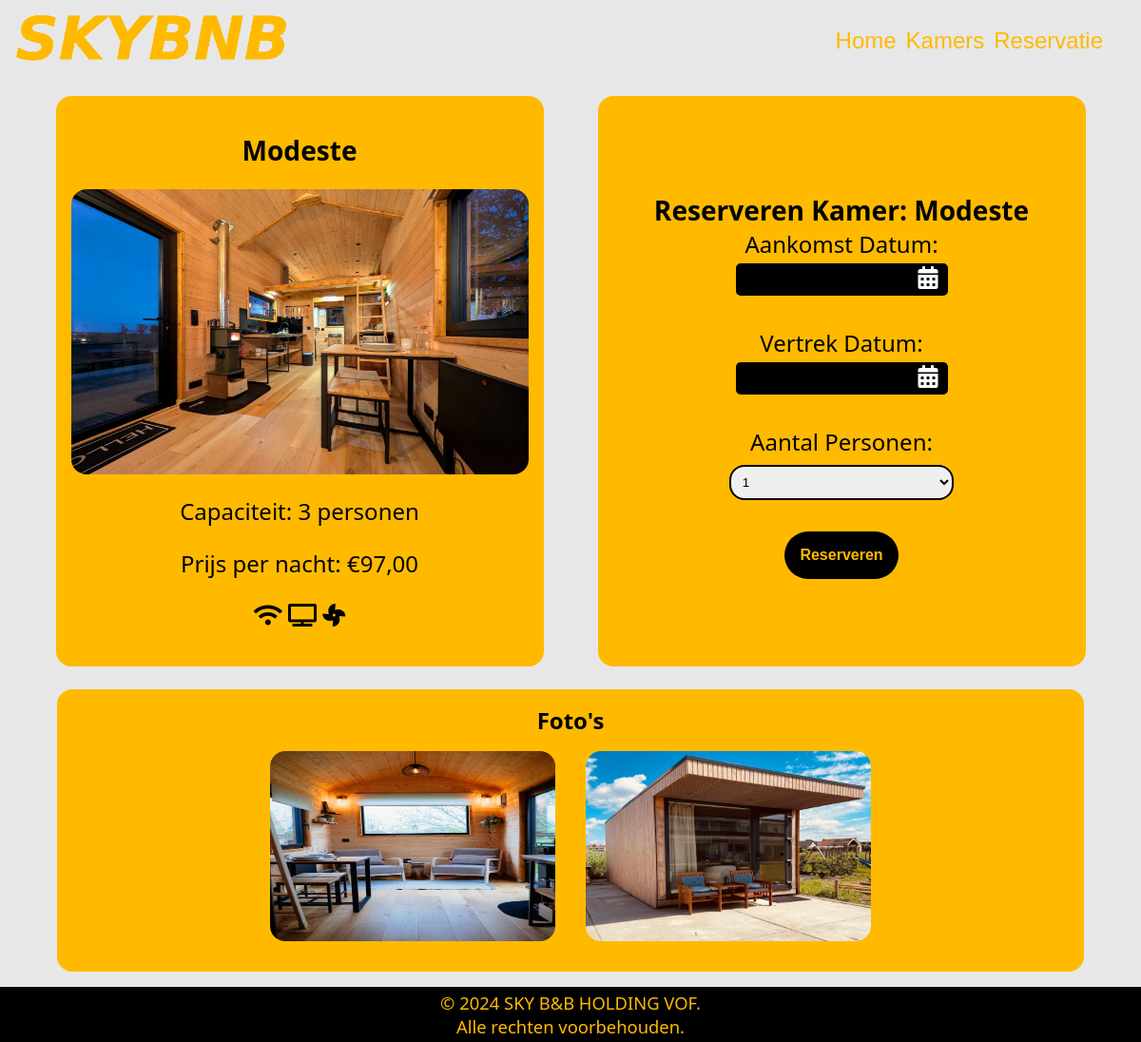
Screenshot of /reserveren.php?id=1 with the database file from the repository.
### tables this page shows
CREATE TABLE `tblkamer` (
  `PKKamer` int(11) NOT NULL,
  `KamerNaam` varchar(50) NOT NULL,
  `Capaciteit` int(11) NOT NULL,
  `Prijs` float NOT NULL,
  `Wifi` tinyint(1) NOT NULL,
  `Televisie` tinyint(1) NOT NULL,
  `Airco` tinyint(1) NOT NULL
);

CREATE TABLE `tblimg` (
  `PKIMG` int(11) NOT NULL,
  `FotoUrl` text NOT NULL,
  `KamerFK` int(11) DEFAULT NULL,
  `FotoNaam` text NOT NULL,
  `FotoSoort` text NOT NULL
);

### reserveren.php (the view, shortened to what this page needs)
<?php
include 'config/conn.php';
$kamer_id = isset($_GET['id']) ? intval($_GET['id']) : 0;
$sql = "DELETE FROM tblboeking
        WHERE betaald IS NULL
        AND PersoonFK IS NULL
        AND Reservatie < DATE_SUB(NOW(), INTERVAL 30 MINUTE)";
$conn->query($sql);
$sql = "SELECT * FROM tblkamer WHERE PKKamer = $kamer_id";
$result = $conn->query($sql);
$kamer = $result->fetch_assoc();
?>
<!DOCTYPE html>
<html lang="nl">
<head>
    <link rel="stylesheet" href="style/styles.css">
    <link rel="stylesheet" href="https://cdn.jsdelivr.net/npm/flatpickr/dist/flatpickr.min.css">
    <link rel="stylesheet" href="https://cdn.jsdelivr.net/npm/flatpickr/dist/themes/dark.css">
    <link href="https://cdnjs.cloudflare.com/ajax/libs/font-awesome/5.15.4/css/all.min.css" rel="stylesheet">
</head>
<body>
    <?php include 'utility/header.php'; ?>
    <main>
        <section class="reservatiepagina">
            <article class="kamerinfo">
            <?php
                echo "<h1>" . $kamer['KamerNaam'] . "</h1>";
                $sqlFoto = "SELECT * FROM tblimg WHERE KamerFK = " . $kamer['PKKamer'] . " AND FotoSoort = 'main'";
                $resultFoto = $conn->query($sqlFoto);
                $rowFoto = $resultFoto->fetch_assoc();
                if ($resultFoto->num_rows > 0) {
                    echo "<img src='img/uploads/" . $rowFoto['FotoUrl'] . "' alt='Foto van " . $rowFoto['FotoNaam'] . "'>";
                } else {
                    echo "<img src='img/placeholder.webp' alt='Standaard kamerfoto'>";
                }
                echo "<p>Capaciteit: " . $kamer['Capaciteit'] . " personen</p>";
                echo "<p>Prijs per nacht: €" . number_format($kamer['Prijs'], 2, ',', '.') . "</p>";
                echo "<p>";
                if ($kamer['Wifi'] == 1) {
                    echo "<i class='fas fa-wifi'></i> ";
                }
                if ($kamer['Televisie'] == 1) {
                    echo "<i class='fas fa-tv'></i> ";
                }
                if ($kamer['Airco'] == 1) {
                    echo "<i class='fas fa-fan'></i>";
                }
                echo "</p>";
                ?>
            </article>
            <article class="reserveren">
                <form method="post">
                    <h1>Reserveren Kamer: <?php echo htmlspecialchars($kamer['KamerNaam']); ?></h1>
                    <label for="aankomst">Aankomst Datum:</label>
                    <div class="datepicker-wrapper">
                        <input type="text" id="aankomst" name="aankomst" class="flatpickr-input" readonly>
                    </div>
                    <br>
                    <label for="vertrek">Vertrek Datum:</label>
                    <div class="datepicker-wrapper">
                        <input type="text" id="vertrek" name="vertrek" class="flatpickr-input" readonly>
                    </div>
                    <br>
                    <label for="aantal_personen">Aantal Personen:</label>
                    <select class="persoonaantalselector" id="aantal_personen" name="aantal_personen" required>
                        <?php for ($i = 1; $i <= $kamer['Capaciteit']; $i++): ?>
                            <option value="<?php echo $i; ?>"><?php echo $i; ?></option>
                        <?php endfor; ?>
                    </select>
                    <br>
                    <button type="submit">Reserveren</button>
                </form>
            </article>
        </section>
        <section class="extrafotos">
            <h2>Foto's</h2>
            <article>
                <?php
                $sqlExtraFoto = "SELECT * FROM tblimg WHERE KamerFK = " . $kamer['PKKamer'] . " AND FotoSoort = 'extra'";
                $resultExtraFoto = $conn->query($sqlExtraFoto);
                if ($resultExtraFoto->num_rows > 0) {
                    while ($rowExtraFoto = $resultExtraFoto->fetch_assoc()) {
                        echo "<img src='img/uploads/" . $rowExtraFoto['FotoUrl'] . "' alt='Foto van " . $rowExtraFoto['FotoNaam'] . "'>";
                    }
                } else {
                    echo "<p>Geen extra foto's beschikbaar.</p>";
                }
                ?>
            </article>
        </section>
    </main>
    <?php include 'utility/footer.php'; ?>
</body>
</html>

### style/styles.css (style rules this page uses)
*, *:before, *:after { -webkit-box-sizing: inherit; -moz-box-sizing: inherit; box-sizing: border-box; padding: 0; margin: 0; }
html { -webkit-box-sizing: border-box; -moz-box-sizing: border-box; box-sizing: border-box; }
html, body { height: 100%; overflow-x: hidden; font-family: 'Segoe UI', Tahoma, Geneva, Verdana, sans-serif; }
body { display: flex; flex-direction: column; background-color: #E7E7E7; }
button { cursor: pointer; border: none; background-color: #000; font-weight: 900; color: #ffba00; font-size: 1rem; padding: 1rem; border-radius: 3rem; }
.reservatiepagina { display: flex; justify-content: center; align-items: center; width: 95%; margin: 0 auto; }
.reservatiepagina article { display: flex; justify-content: space-evenly; align-items: center; flex-direction: column; height: 600px; padding: 1rem; width: 45%; background-color: #ffba00; border-radius: 1rem; margin: 2vh auto; font-size: max(1.5rem, 1.25vw); }
.kamerinfo img { width: 100%; height: 300px; border-radius: 1rem; }
.reserveren form { background-color: #ffba00; border-radius: 1rem; display: flex; justify-content: center; align-items: center; flex-direction: column; padding: 1rem; margin-top: 1vh; }
.flatpickr-input { display: inline-block; width: auto; padding: 0.5rem 0.5rem !important; background-color: #000000; color: white; border: none; border-radius: 5px; text-align: center; cursor: pointer; font-size: 1rem; transition: background-color 0.3s ease; }
.datepicker-wrapper { position: relative; display: inline-block; }
.datepicker-wrapper input { padding-right: 35px; }
.persoonaantalselector { width: 60%; padding: 0.5rem; margin-top: 1vh; border: #000 solid 0.15rem; border-radius: 1rem; }
.extrafotos { width: 90%; margin: 0 auto; text-align: center; padding: 1rem; margin-top: 1vh; background-color: #ffba00; border-radius: 1rem; margin-bottom: 1rem; }
.extrafotos article { display: flex; justify-content: center; align-items: center; flex-wrap: wrap; }
.extrafotos article img { width: 300px; height: 200px; border-radius: 1rem; margin: 1rem; }

### rows the page displays
tblkamer: KamerNaam "Modeste", Capaciteit "3", Prijs "97,00"
tblimg: FotoUrl (picture)
tblimg: FotoUrl (picture)
tblimg: FotoUrl (picture)

### other values shown
form field aantal_personen "1"
